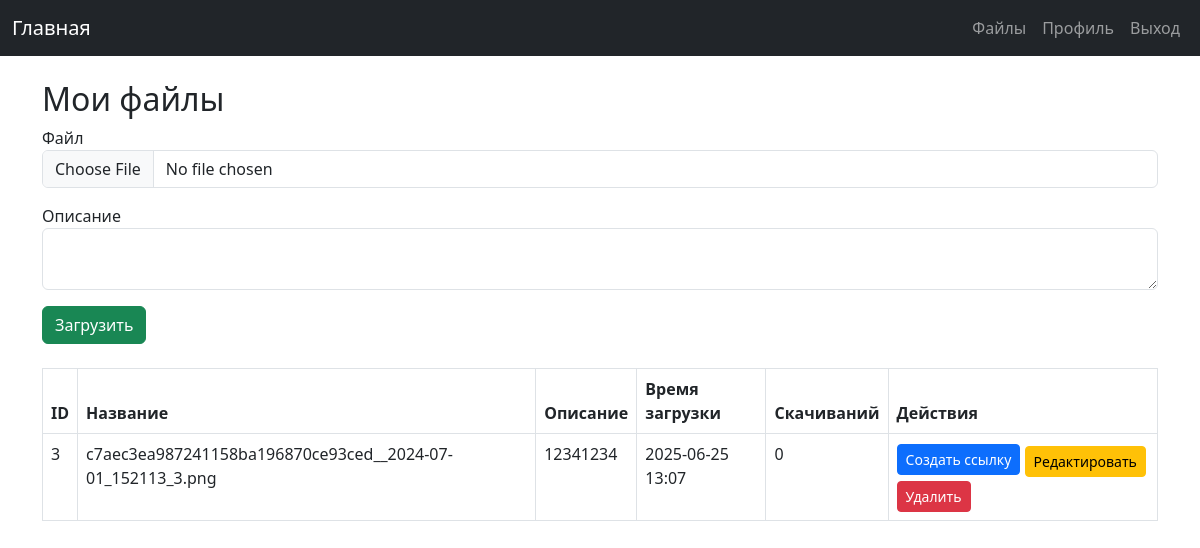
The page /files (signed in) on the database its author committed.
### siteapp.py (models this page shows)
class UserFile(db.Model):
    id = db.Column(db.Integer, primary_key=True)
    filename = db.Column(db.String(150), nullable=False)
    description = db.Column(db.Text)
    upload_time = db.Column(db.DateTime, default=datetime.utcnow)
    user_id = db.Column(db.Integer, db.ForeignKey('user.id'), nullable=False)
    download_count = db.Column(db.Integer, default=0)
    download_link = db.Column(db.String(150))
    link_expiration = db.Column(db.DateTime)

### siteapp.py (the view, shortened to what this page needs)
@app.route('/files', methods=['GET', 'POST'])
@login_required
def files():
    form = UploadForm()
    user_files = UserFile.query.filter_by(user_id=current_user.id).all()
    for f in user_files:
        f.upload_time_kras = utc_to_krasnoyarsk(f.upload_time)
        f.link_expiration_kras = utc_to_krasnoyarsk(f.link_expiration)
    return render_template('files.html', form=form, files=user_files, now=datetime.utcnow)

### siteapp.py
class UploadForm(FlaskForm):
    file = FileField('Файл', validators=[DataRequired()])
    description = TextAreaField('Описание')
    submit = SubmitField('Загрузить')

### siteapp.py (called while the page is built)
@login_manager.user_loader
def load_user(user_id):
    return User.query.get(int(user_id))

def utc_to_krasnoyarsk(dt):
    if dt is None:
        return None
    return dt + timedelta(hours=7)

### templates/files.html (shortened to what this page needs)
{% extends "base.html" %}
{% block content %}
  <h2>Мои файлы</h2>
  <form method="post" enctype="multipart/form-data" class="mb-4">
    <div class="mb-3">
      {{ form.file.label }} {{ form.file(class="form-control") }}
    </div>
    <div class="mb-3">
      {{ form.description.label }} {{ form.description(class="form-control") }}
    </div>
    {{ form.submit(class="btn btn-success") }}
  </form>
  <table class="table table-bordered">
    <thead>
      <tr>
        <th>ID</th>
        <th>Название</th>
        <th>Описание</th>
        <th>Время загрузки</th>
        <th>Скачиваний</th>
        <th>Действия</th>
      </tr>
    </thead>
    <tbody>
      {% for file in files %}
      <tr>
        <td>{{ file.id }}</td>
        <td>{{ file.filename }}</td>
        <td>{{ file.description }}</td>
        <td>{{ file.upload_time_kras.strftime('%Y-%m-%d %H:%M') }}</td>
        <td>{{ file.download_count }}</td>
        <td>
          <a href="{{ url_for('create_link', file_id=file.id) }}" class="btn btn-sm btn-primary">Создать ссылку</a>
          <a href="{{ url_for('edit_file', file_id=file.id) }}" class="btn btn-sm btn-warning mt-1">Редактировать</a>
          <a href="{{ url_for('delete_file', file_id=file.id) }}" class="btn btn-sm btn-danger mt-1" onclick="return confirm('Вы уверены, что хотите удалить файл?');">Удалить</a>
        </td>
      </tr>
      {% endfor %}
    </tbody>
  </table>
{% endblock %}

### rows shown on the page
UserFile: id "3", filename "c7aec3ea987241158ba196870ce93ced__2024-07-01_152113_3.png", description "12341234", upload_time_kras "2025-06-25 13:07", download_count "0"
